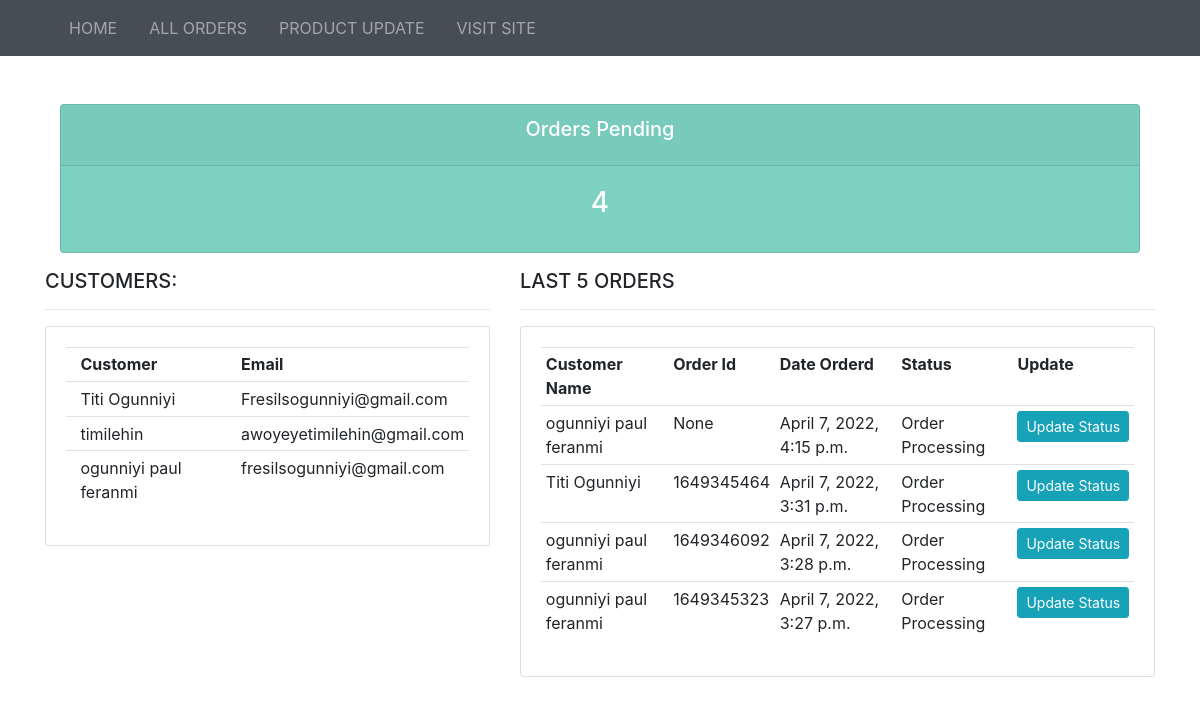
Screenshot of /admin_home/ (signed in) with the database file from the repository.
### store/models.py (models this page shows, shortened)
class Customer(models.Model):
    user = models.OneToOneField(User, null=True, blank=True, on_delete=models.CASCADE)
    name = models.CharField(max_length=100,null=True)
    email = models.CharField(max_length = 200)

class Order(models.Model):
    customer = models.ForeignKey(Customer, null=True, blank=True, on_delete=models.SET_NULL)
    date_ordered = models.DateTimeField(auto_now_add=True)
    complete = models.BooleanField(default=False)
    transaction_id = models.IntegerField(null=True)
    order_status = models.CharField(max_length = 100, choices = ORDER_STATUS, default="Order Processing")

### store/views.py (the view)
# urls.py: path('admin_home/', views.adminhome, name="adminhome"),
def adminhome(request):
    orders = Order.objects.filter(order_status = "Order Processing").order_by('-id')[:5]
    shipping = ShippingAddress.objects.all()
    customers = Customer.objects.all().order_by('-id')[:3]
    ordertotal = Order.objects.count()
    orderdelivered = Order.objects.filter(order_status='Order Received').count()
    orderprocessing = Order.objects.filter(order_status='Order Processing').count()
    if request.user.is_authenticated and Admin.objects.filter(user=request.user).exists():
        pass
    else:
        return redirect('adminlogin')
    context = {'orders': orders, 'customers':customers, 'ordertotal':ordertotal,'orderdelivered':orderdelivered, 'orderprocessing': orderprocessing}
    return render(request, 'store/admin_home.html', context)

### store/Templates/store/admin_home.html
{%  extends 'store/adminbase.html' %}
{% block content %}
<br>
{% include 'store/adminstatuspending.html'%}
<div class="row">
	<div class="col-md-5">
		<h5>CUSTOMERS:</h5>
		<hr>
		<div class="card card-body">
			<table class="table table-sm">
				<tr>
					<th></th>
					<th>Customer</th>
					<th>Email</th>
				</tr>
				{% for customer in customers %}
					<tr>
						<td></td>
						<td>{{customer.name}}</td>
						<td>{{customer.email}}</td>
					</tr>
				{% endfor %}
			</table>
		</div>
	</div>
	<div class="col-md-7">
		<h5>LAST 5 ORDERS</h5>
		<hr>
		<div class="card card-body">
			<table class="table table-sm">
				<tr>
                    <th> Customer Name</th>
                    <th>Order Id</th>
					<th>Date Orderd</th>
                    <th>Status</th>
					<th>Update</th>
				</tr>
				{% for order in orders %}
					<tr>
						<td>{{order.customer.name}}</td>
						<td>{{order.transaction_id}}</td>
                        <td>{{order.date_ordered}}</td>
                        <td> {{order.order_status}}</td>
						<td><a class="btn btn-sm btn-info" href="{% url 'adminhomeid' order.id%}">Update Status</a></td>
					</tr>
				{% endfor %}
			</table>
		</div>
	</div>
</div>
{% endblock %}

### store/Templates/store/adminbase.html (shortened to what this page needs)
<!DOCTYPE html>
{% load static %}
<html>
    <head>
        <link rel="stylesheet" href="{% static 'css/all.css'%}">
        <link rel="stylesheet" href="{% static 'css/bootstrap.css'%}">
        <link rel="stylesheet" href="{% static 'css/style.css'%}">
     </head>
  <body>
    {% include 'store/adminnavbar.html' %}
    <div class="container">
      {% block content %}{% endblock content %}
    </div>
</body>
</html>

### store/Templates/store/adminnavbar.html (shortened to what this page needs)
          <nav class="navbar navbar-expand-lg navbar-dark bg-dark sticky-top">
            <div class="container">
              <div class="collapse navbar-collapse" id="navbarNavAltMarkup">
                <ul class="navbar-nav">
                  <li class="nav-item mr-3">
                    <a class="nav-link" href="{% url 'adminhome' %}">Home</a>
                  </li>
                  <li class="nav-item mr-3">
                      <a class="nav-link" href="{% url 'adminallorder' %}">All Orders</a>
                  </li>
                  <li class="nav-item mr-3">
                      <a class="nav-link" href="{% url 'product' %}" target="_blank"> Product Update </a>
                  </li>
                  <li class="nav-item mr-3">
                    <a class="nav-link" href="{% url 'home' %}" target="_blank">Visit Site</a>
                  </li>
                </ul>
              </div>
            </div>
          </nav>

### store/Templates/store/adminstatuspending.html
<br>
<div class="row">
	<div class="col">
		<div class="col-md">
			<div class="card text-center text-white  mb-3" id="orders-pending">
			  	<div class="card-header">
			  		<h5 class="card-title">Orders Pending</h5>
			  	</div>
			  	<div class="card-body">
			    	<h3 class="card-title"> {{orderprocessing}} </h3>
			  	</div>
			</div>
		</div>
	</div>
</div>

### dapogrill/static/css/style.css (style rules this page uses)
.navbar { opacity: 0.9; text-transform: uppercase; }

### store/Templates/store/adminbase.html (style rules this page uses)
#orders-pending { background-color: #7CD1C0; }

### rows the page displays
Customer: name "Titi Ogunniyi", email "Fresilsogunniyi@gmail.com"
Customer: name "timilehin", email "awoyeyetimilehin@gmail.com"
Customer: name "ogunniyi paul feranmi", email "fresilsogunniyi@gmail.com"
Order: customer.name "ogunniyi paul feranmi", transaction_id "None", date_ordered "April 7, 2022, 4:15 p.m.", order_status "Order Processing"
Order: customer.name "Titi Ogunniyi", transaction_id "1649345464", date_ordered "April 7, 2022, 3:31 p.m.", order_status "Order Processing"
Order: customer.name "ogunniyi paul feranmi", transaction_id "1649346092", date_ordered "April 7, 2022, 3:28 p.m.", order_status "Order Processing"
Order: customer.name "ogunniyi paul feranmi", transaction_id "1649345323", date_ordered "April 7, 2022, 3:27 p.m.", order_status "Order Processing"

### other values shown
{{ orderprocessing }} "4"
